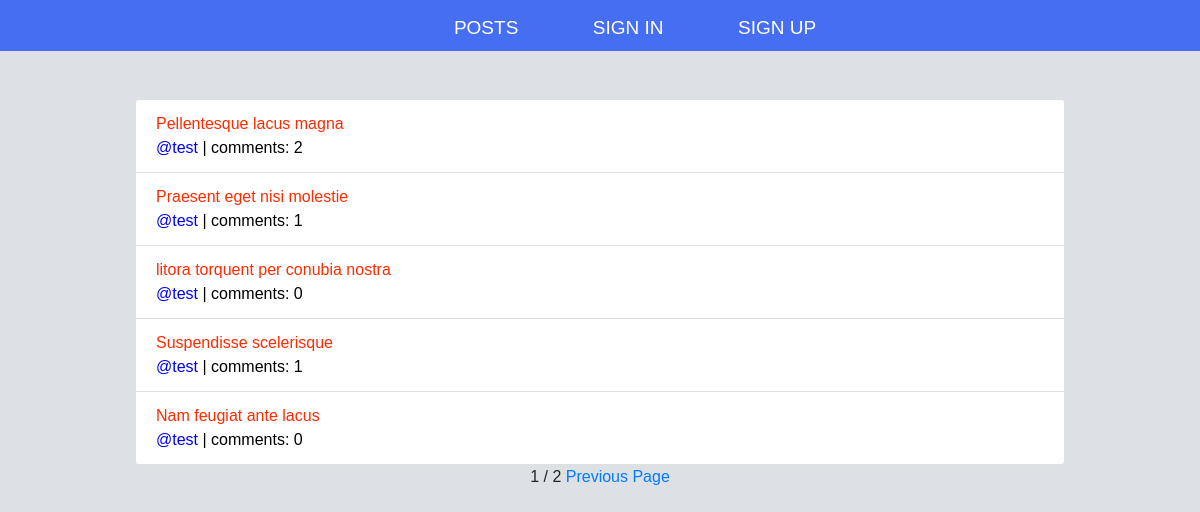
The page / on the database its author committed.
### post/models.py (models this page shows, shortened)
class Post(models.Model):
    user = models.ForeignKey(Profile, on_delete=models.CASCADE)
    title = models.TextField()
    text = models.TextField()

### userprofiles/models.py (models this page shows)
class Profile(models.Model):
    user = models.OneToOneField(User, on_delete=models.CASCADE)
    def __str__(self):
        return self.user.username

### post/views.py (the view)
# urls.py: path('', view=PostList, name='list'),
def PostList(request):
    Posts = Post.objects.all()[::-1]
    paginator = Paginator(Posts, 5)
    page = request.GET.get('page')
    try:
        Posts = paginator.page(page)
    except PageNotAnInteger:
        Posts = paginator.page(1)
    except EmptyPage:
        Posts = paginator.page(paginator.num_pages)
    return render(request, 'post/post_list.html', {'Posts': Posts})

### post/templates/post/post_list.html (shortened to what this page needs)
{% extends "base.html" %}
{% block content %}
<ol class="list-group">
  {% for post in Posts %}
    <li class="list-group-item">
      <a  style="color:#FF2B00" href="http://127.0.0.1:8000/detail/{{ post.pk }}/">{{ post.title }}</a>
      <div class="Link-detail">
        <span>
          <a href="http://127.0.0.1:8000/userPost/{{ post.user }}/" style="color:blue">@{{ post.user }}</a>
        </span>
        <a class="Link-link"  style="color:black">| comments: {{ post.comments.count }}</a>
      </div>
    </li>
  {% endfor %}
  </ol>
  <center>
  <div>
    <span>
      <span>
         {{ Posts.number }} / {{ Posts.paginator.num_pages }}
      </span>
      {% if Posts.has_next %}
        <a href="?page={{ Posts.next_page_number }}">Previous Page</a>
      {% endif %}
    </span>
  </div>
</center>
{% endblock content %}

### static/css/style.css (style rules this page uses)
body { margin: 0; background: #DDE0E4; font-family:'Work Sans',sans-serif; font-weight: 400; min-height: 70%; }

### rows shown on the page
Post: title "Pellentesque lacus magna", user "test", comments.count "2"
Post: title "Praesent eget nisi molestie", user "test", comments.count "1"
Post: title "litora torquent per conubia nostra", user "test", comments.count "0"
Post: title "Suspendisse scelerisque", user "test", comments.count "1"
Post: title "Nam feugiat ante lacus", user "test", comments.count "0"

### other values the page prints
{{ Posts.number }} "1"
{{ Posts.paginator.num_pages }} "2"
